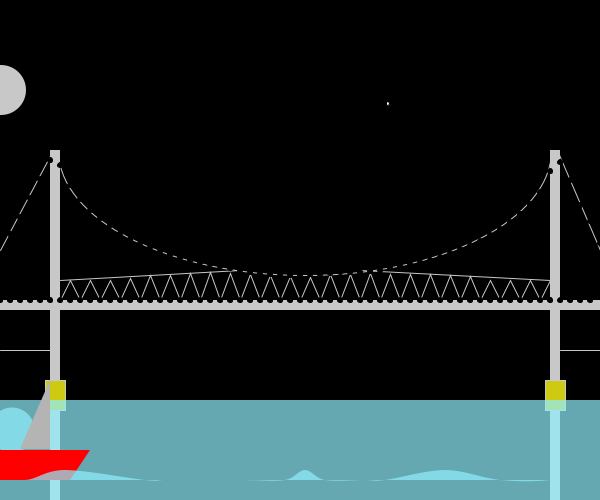
Frame 1 (no input)
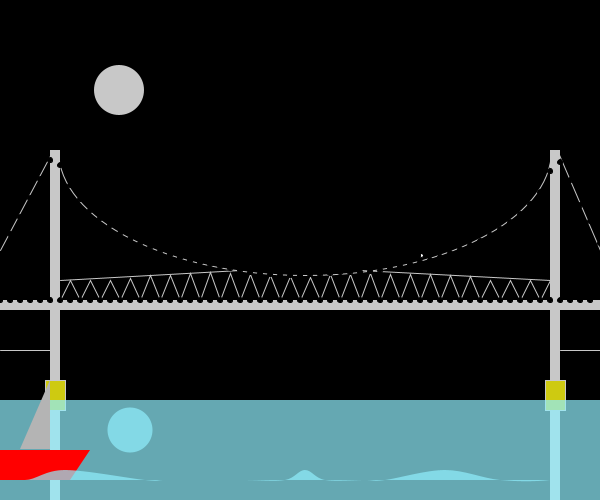
Frame 60 (the mouse pressed at the canvas centre just before this capture)
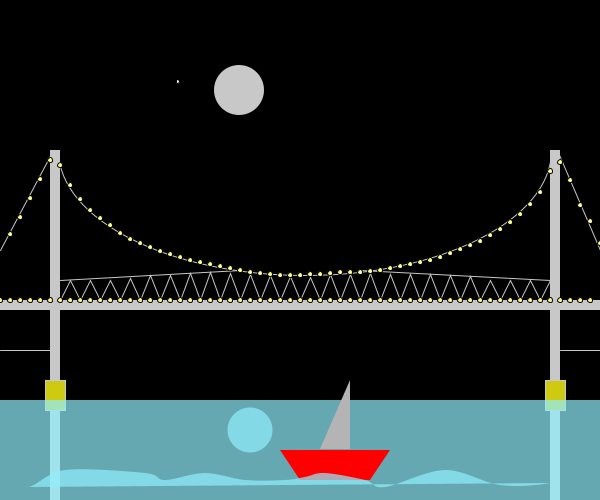
Frame 120 (the mouse held since frame 60 and released just before this capture)

The Processing sketch that drew these frames (run headless with seeded random() and noise(); from frame 60 on, the mouse is pressed at the canvas centre):

// Processing sketch: processing_111120
// ── processing_111120.pde

int px;
void setup() {
  size(600, 500);
  background(0);
  smooth();
  frameRate(25);
  px=0;
}
void draw() {
  
background(0);

   px++;
  noStroke ();
  fill (200);
  ellipse (px,90,50,50);  
  
    fill(200);
    rect(0,300,600,10);
    rect(550,150,10,450);
    rect(50,150,10,450);
    stroke(200);
    line(53,150,0,250);
    line(557,150,600,250);
    line(60,280,240,270);
    line(550,280,360,270);
    line(0,350,50,350);
    line(560,350,600,350);
    noFill();
     
    triangle(70,280,80,300,60,300);
     triangle(90,280,100,300,80,300);
     triangle(110,280,120,300,100,300);
     triangle(130,278,140,300,120,300);
     triangle(150,275,160,300,140,300);
     triangle(170,275,180,300,160,300);
     triangle(190,273,200,300,180,300);
     triangle(210,272,220,300,200,300);
     triangle(230,273,240,300,220,300);
     triangle(250,274,260,300,240,300);
     triangle(270,275,280,300,260,300);
     triangle(290,276,300,300,280,300);
     triangle(310,277,320,300,300,300);
     triangle(330,274,340,300,320,300);
     triangle(350,274,360,300,340,300);
     triangle(370,273,380,300,360,300);
     triangle(390,274,400,300,380,300);
     triangle(410,274,420,300,400,300);
     triangle(430,274,440,300,420,300);
     triangle(450,275,460,300,440,300);
     triangle(470,276,480,300,460,300);
     triangle(490,280,500,300,480,300);
     triangle(510,280,520,300,500,300);
     triangle(530,280,540,300,520,300);
     triangle(550,280,560,300,540,300);
  

        fill(206,202,17);
    rect(45,380,20,30);
    rect(545,380,20,30);

    noFill();
    arc(305,150,493,250,0,PI);
    
   noStroke ();
   rect(0,400,600,200);
  fill (143, 238, 252, 180);
 rect(0,400,600,200);
 

 
 noStroke();
 px++;
 ellipse(px+10,430,45,45);

 
 
 fill(255,0,0);
    rect(mouseX,450,70,30);
    triangle(mouseX-20,450,mouseX,450,mouseX,480);
    triangle(mouseX+70,450,mouseX+90,450,mouseX+70,480);
    fill(180);
    triangle(mouseX+20,449,mouseX+50,449,mouseX+50,380);
 
 stroke(0);
 
 if (mouseX>200) {
  fill (255,254,150);
 ellipse(10,234,5,5);// luz1
 ellipse(20,217,5,5);
 ellipse(30,198,5,5); 
 ellipse(40,179,5,5);
 ellipse(50,160,5,5);
 ellipse(60,165,5,5);
 ellipse(70,185,5,5);
 ellipse(80,199,5,5);
 ellipse(90,210,5,5);
 ellipse(100,218,5,5);
 ellipse(110,225,5,5);
 ellipse(120,233,5,5);
 ellipse(130,239,5,5);
 ellipse(140,243,5,5);
 ellipse(150,247,5,5);
ellipse(160,251,5,5);
ellipse(170,254,5,5);
ellipse(180,257,5,5);
ellipse(190,260,5,5);
ellipse(200,262,5,5);
ellipse(210,264,5,5);
ellipse(220,266,5,5);
ellipse(230,268,5,5);
ellipse(240,270,5,5);
ellipse(250,272,5,5);
ellipse(260,273,5,5);
ellipse(270,274,5,5);
ellipse(280,275,5,5);
ellipse(290,275,5,5);
ellipse(300,275,5,5);
ellipse(310,274,5,5);
ellipse(320,274,5,5);
ellipse(330,273,5,5);
ellipse(340,272,5,5);
ellipse(350,272,5,5);
ellipse(360,272,5,5);
ellipse(370,271,5,5);
ellipse(380,270,5,5);
ellipse(390,268,5,5);
ellipse(400,266,5,5);
ellipse(410,264,5,5);
ellipse(420,262,5,5);
ellipse(430,260,5,5);
ellipse(440,257,5,5);
ellipse(450,253,5,5);
ellipse(460,249,5,5);
ellipse(470,245,5,5);
ellipse(480,241,5,5);
ellipse(490,235,5,5);
ellipse(500,229,5,5);
ellipse(510,222,5,5);
 ellipse(520,214,5,5);
  ellipse(530,204,5,5);// luz1
 ellipse(540,192,5,5);
  ellipse(550,171,5,5); 
   ellipse(560,162,5,5);
    ellipse(570,180,5,5);
     ellipse(580,205,5,5);
 ellipse(590,221,5,5);
  ellipse(600,243,5,5);
        
         
       
}
else {
  fill (0);
  ellipse(10,234,5,5);
  ellipse(20,217,5,5); 
  ellipse(30,198,5,5);
   ellipse(40,179,5,5);
    ellipse(50,160,5,5);
     ellipse(60,165,5,5);
 ellipse(70,185,5,5);
  ellipse(80,199,5,5);
   ellipse(90,210,5,5);
    ellipse(100,218,5,5);
 ellipse(110,225,5,5);
  ellipse(120,233,5,5);
 ellipse(130,239,5,5);
  ellipse(140,243,5,5);
 ellipse(150,247,5,5);
  ellipse(160,251,5,5);
 ellipse(170,254,5,5);
  ellipse(180,257,5,5);
   ellipse(190,260,5,5);
    ellipse(200,262,5,5);
    ellipse(170,254,5,5);
ellipse(180,257,5,5);
ellipse(190,260,5,5);
ellipse(200,262,5,5);
ellipse(210,264,5,5);
ellipse(220,266,5,5);
ellipse(230,268,5,5);
ellipse(240,270,5,5);
ellipse(250,272,5,5);
ellipse(260,273,5,5);
ellipse(270,274,5,5);
ellipse(280,275,5,5);
ellipse(290,275,5,5);
ellipse(300,275,5,5);
ellipse(310,274,5,5);
ellipse(320,274,5,5);
ellipse(330,273,5,5);
ellipse(340,272,5,5);
ellipse(350,272,5,5);
ellipse(360,272,5,5);
ellipse(370,271,5,5);
ellipse(380,270,5,5);
ellipse(390,268,5,5);
ellipse(400,266,5,5);
ellipse(410,264,5,5);
ellipse(420,262,5,5);
ellipse(430,260,5,5);
ellipse(440,257,5,5);
ellipse(450,253,5,5);
ellipse(460,249,5,5);
ellipse(470,245,5,5);
ellipse(480,241,5,5);
ellipse(490,235,5,5);
ellipse(500,229,5,5);
ellipse(510,222,5,5);
 ellipse(520,214,5,5);
  ellipse(530,204,5,5);// luz1
 ellipse(540,192,5,5);
  ellipse(550,171,5,5); 
   ellipse(560,162,5,5);
    ellipse(570,180,5,5);
     ellipse(580,205,5,5);
 ellipse(590,221,5,5);
  ellipse(600,243,5,5);
}
 for(int i= 0; i<600; i=i+10)
 if (mouseX>200) {
  fill (255,242,150);
  ellipse(i,300,5,5);
 }
 else{
   fill(0);
    ellipse(i,300,5,5);
 }
 fill(255);
 ellipse (random(0,600),random(0,400),3, 4);

fill (143, 238, 252, 180);
noStroke(); // ondas
beginShape();
curveVertex(0,470-mouseX/30);
curveVertex(25, 480+mouseX/40);
curveVertex(65,470);
curveVertex(145,480-mouseX/40);
curveVertex(165,480);
curveVertex(205,480-mouseX/40);
curveVertex(245, 480);
curveVertex(285, 480);
curveVertex(305,470+mouseX/40);
curveVertex(325,480-mouseX/40);
curveVertex(365, 480);
curveVertex(385,480+mouseX/40);
curveVertex(445,470);
curveVertex(500,480+mouseX/60);
curveVertex(550,480+mouseX/80);
curveVertex(585,470);
endShape();


 }
